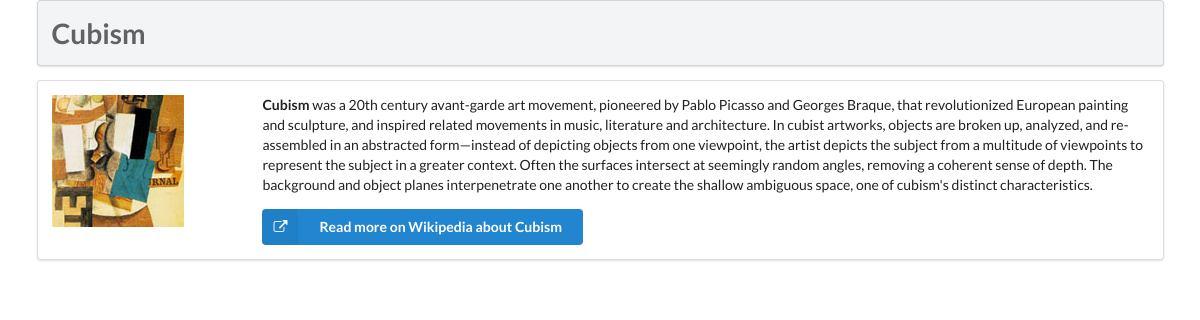
The page /genre.php?id=1 on the database its author committed.
### tables this page shows
CREATE TABLE `Genres` (
  `GenreID` INTEGER NOT NULL AUTO_INCREMENT, 
  `GenreName` VARCHAR(50) NOT NULL, 
  `Description` LONGTEXT, 
  `Link` VARCHAR(255), 
  UNIQUE (`GenreName`), 
  INDEX (`GenreID`), 
  PRIMARY KEY (`GenreID`)
);

### genre.php (the view, shortened to what this page needs)
<?php
try {
   $pdo = new PDO(DBCONNSTRING,DBUSER,DBPASS);
   $pdo->setAttribute(PDO::ATTR_ERRMODE, PDO::ERRMODE_EXCEPTION);
   $sql = 'select GenreId, GenreName, Description, Link from Genres where GenreId=:id';
   $id =  $_GET['id'];
   $statement = $pdo->prepare($sql);
   $statement->bindValue(':id', $id);
   $statement->execute();
   $row = $statement->fetch(PDO::FETCH_ASSOC);
}
catch (PDOException $e) {
   die( $e->getMessage() );
}
?>
<!DOCTYPE html>
<html>
  <head>
    <link href="semantic/semantic.css" rel="stylesheet">
  </head>
<body>
<main class="ui container">
    <div class="ui secondary segment">
         <h1><?php echo $row['GenreName']; ?></h1>
    </div>
    <div class="ui segment">
        <div class="ui grid">
           <div class="three wide column">
                <img src="images/art/genres/square-medium/<?php echo $row['GenreId']; ?>.jpg" >
           </div>
           <div class="thirteen wide column">
                <p><?php echo $row['Description']; ?></p>
                <p>
                <a class="ui labeled icon primary button" href="<?php echo $row['Link']; ?>">
                  <i class="external icon"></i>
                  Read more on Wikipedia about <?php echo $row['GenreName']; ?>
                </a>
                </p>
           </div>
       </div>
    </div>
</main>
</body>
</html>

### rows shown on the page
genres: GenreName "Cubism", Description "Cubism was a 20th century avant-garde art movement, pioneered by Pablo Picasso and Georges Braque, that revolutionized European painting and sculpture, and inspired related movements in music, literature and architecture. In cubist artworks, objects are broken up, analyzed, and re-assembled in an abstracted form—instead of depicting objects from one viewpoint, the artist depicts the subject from a multitude of viewpoints to represent the subject in a greater context. Often the surfaces intersect at seemingly random angles, removing a coherent sense of depth. The background and object planes interpenetrate one another to create the shallow ambiguous space, one of cubism's distinct…"
